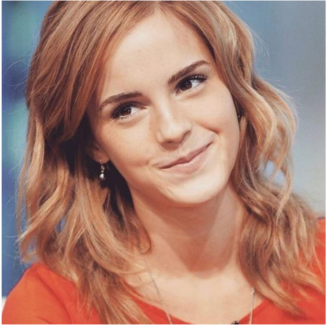
#> input picture Color Image.png, 330 x 329 px
$ jupyter execute RGB_to_Gray_Scale_Conversion.ipynb
#> lines starting #> are read from the running program, lines starting #| are printed output that depends on the picture
**What is an RGB image?**
An RGB image can be viewed as three different images(a red scale image, a green scale image and a blue scale image) stacked on top of each other, and when fed into the red, green and blue inputs of a colour monitor, it produces a colour image on the screen.

An RGB image is sometimes referred to as a true colour image as the precision with which a real-life image can be replicated has led to the nickname “true colour image.”

**Possible number of colours in RGB image:**
Let an RGB image is of class ‘uint8’, i.e the range of values a colour component plane can have is [0 – 255 ] ( a total of 256 shades of that colour).
So, each individual colour plane of An RGB image is capable of showing 256 shade of that colour.
So total number of combination of colour that can be represented in an RGB image is 256 X 256 X 256 = 16777216, approximately 16 million.

**Bit depth:**
The number of bits used to store a pixel value of component image determines the bit depth of an RGB image. For example, if each colour component image is an 8-bit image, the RGB image will be said to have 24 bit deep.

**What is a Grayscale image?**

It is simply one in which the colors are the shades of gray. You can get different shades of gray ranging from 0 to 255 (black to white). It varies according to the given intensities.

**Converting RGB to grayscale**

[cell 1]
import cv2
import numpy as np
from skimage.io import imread
from skimage.color import rgb2lab, lab2rgb
import matplotlib.pylab as plt
from google.colab.patches import cv2_imshow
from google.colab import files

[cell 2]
from google.colab import files
uploaded = files.upload()
#> the answer given: Color Image.png

[cell 3]
image = cv2.imread('Color Image.png')
#> image is the input picture: shape (329, 330, 3); mean B, G, R 117.3, 130.2, 171.3

[cell 4]
cv2_imshow(image)

[cell 5]
# Use the cvtColor() function to grayscale the image
gray_image = cv2.cvtColor(image, cv2.COLOR_BGR2GRAY)
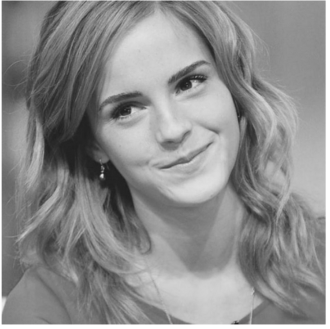
#> gray_image: shape (329, 330); min 31, max 255, mean 141

cv2_imshow(gray_image)
cv2.waitKey(0)

# Window shown waits for any key pressing event
cv2.destroyAllWindows()
